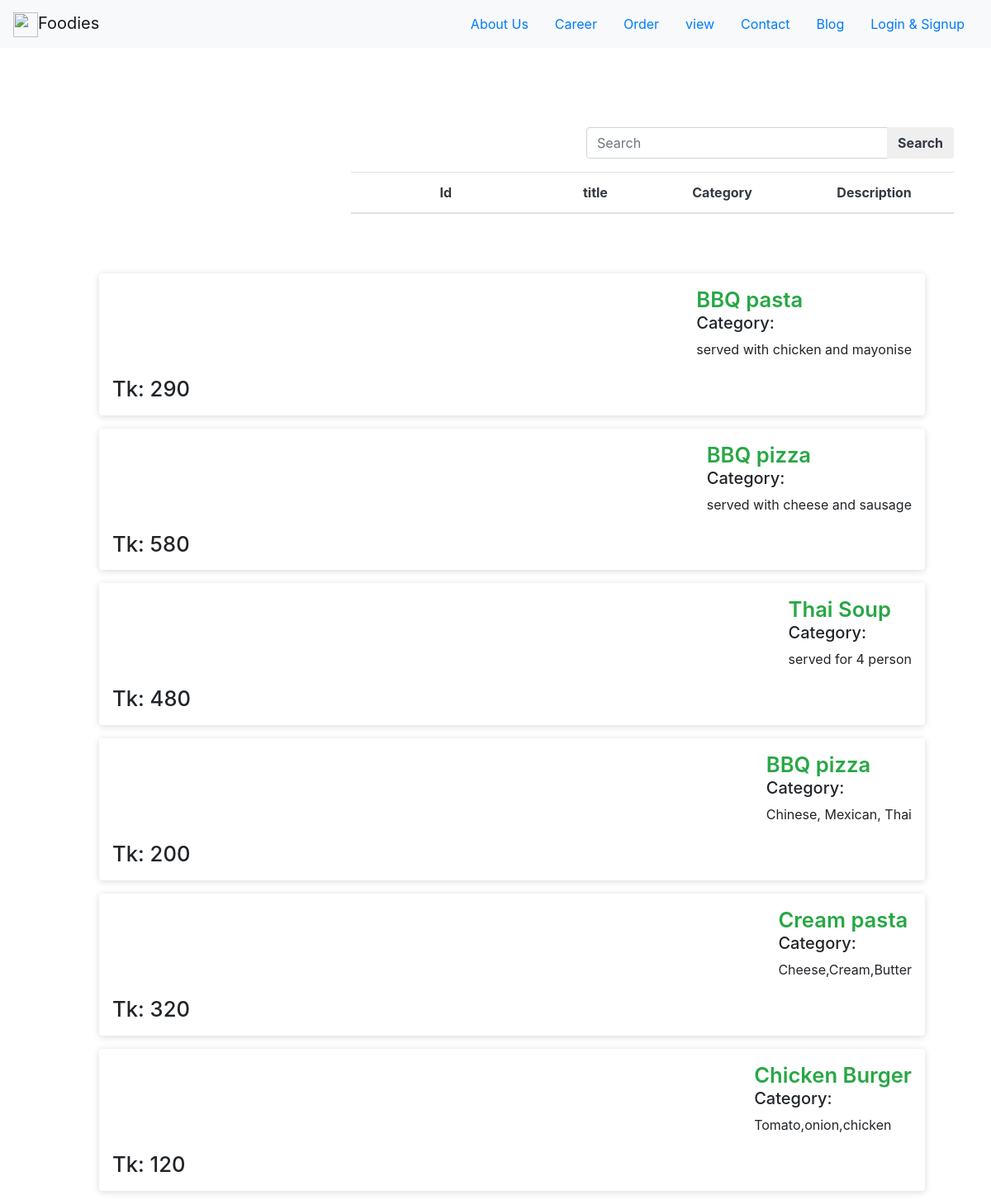
The page /view.php on the database its author committed.
### tables this page shows
CREATE TABLE `menu` (
  `id` int NOT NULL,
  `title` varchar(255) NOT NULL,
  `image` varchar(255) NOT NULL,
  `restaurent` varchar(255) NOT NULL,
  `description` varchar(255) NOT NULL,
  `price` int NOT NULL
);

### view.php (the view, shortened to what this page needs)
<?php include_once("connection.php");   ?>
<!DOCTYPE html>
<html lang="en">
<head>
<link rel="stylesheet" href="https://cdn.jsdelivr.net/npm/bootstrap@4.1.3/dist/css/bootstrap.min.css">
</head>
<body>
<div>
	<nav class="navbar sticky-top navbar-light bg-light">
		<a class="navbar-brand" href="home.htm">
		<img src="img/title.jpg" style= "width:30px; height:30px;" class="title_img" alt="">Foodies
		</a>
		<ul class="nav justify-content-end">
		<li class="nav-item">
		<a class="nav-link" href="home.htm">About Us</a>
		</li>
		<li class="nav-item">
		<a class="nav-link" href="career.php">Career</a>
		</li>
		<li class="nav-item">
		<a class="nav-link" href="order.php">Order</a>
		</li>
        <li class="nav-item">
		<a class="nav-link" href="View.php">view</a>
		</li>
		<li class="nav-item">
		<a class="nav-link" href="contact.php">Contact</a>
		</li>
        <li class="nav-item">
        <a class="nav-link" href="blog.php">Blog</a>
        </li>
		<li class="nav-item">
		<a class="nav-link" href="#">Login &amp; Signup</a>
		</li>
		</ul>
	</nav>
    </div>
<br><br>
<div class="container"><br><br>
<div class="row">
    <div class="col-lg-7"></div>
    <div class="col-lg-5">
    <form method="GET">
        <div class="input-group mb-3">
           <input type="text" name="search" class="form-control"value="<?php if(isset($_GET['search'])){ echo $_GET['search']; } ?>" placeholder="Search" required>
            <div class="input-group-append">
            <button type="submit" name="sear" class=" btn  text-dark font-weight-bold">
                Search
            </button>
         </div>
    </div>
    </form>
    </div>
</div>
<div class="row">
<div class="col-lg-4"></div>
    <div class="col-lg-8">
    <table class="table bg-white" style="width:100%">
    <thead class=" text-dark font-weight-bold text-center">
        <tr>
            <th class="font-weight-bold text-dark" style="width:10%"> Id</th>
            <th class="font-weight-bold text-dark"style="width:5%">title</th>
            <th class="font-weight-bold text-dark"style="width:5%">Category</th>
            <th class="font-weight-bold text-dark"style="width:5%">Description</th>
    </thead>
</table>
    </div>
</div>
</div>
<div class="dish-category-section" data-testid="menu-category-section">
    <div class="dish-category-section__inner-wrapper section-container" id="menu__category">
        <ul class="dish-list">
        <?php
            $menu_query ="SELECT * fROM menu";
            $query_run=mysqli_query($link,$menu_query);
while($menu=mysqli_fetch_assoc($query_run)){
        ?>
        <li class="dish-card" data-testid="menu-product">
            <div class="item-react-root">
            <div class="dish-info-container  with-image" aria-hidden="true">
            <picture data-testid="menu-product-image">
            </picture>
            <div class="dish-info">
                <h3 class="dish-name text-success"><span data-testid="menu-product-name"><?php echo $menu['title'];?></span></h3>
                <h5 class="dish-category-title" data-testid="menu-category-section-title">Category: <?php echo $menu['category'];?></h5>
                <p data-testid="menu-product-description" class="dish-description"><?php echo $menu['description'];?></p>
            </div>
            </div>
        <section class="action-bar">
            <div class="action-bar-content">
            <div class="price-tags-container" aria-hidden="true">
            <span class="price" data-testid="menu-product-price">Tk: <?php echo $menu['price'];?></span>
            </div></div></section></div>
        </li>
        <?php } ?>
        </ul></div></div>
</body>
</html>

### view.php (style rules this page uses)
* { box-sizing: border-box; }
.dish-category-section { margin-top: 16px; }
.dish-category-section__inner-wrapper { padding-top: 24px; padding-bottom: 24px; }
.section-container { padding-left: 80px; padding-right: 80px; }
.dish-category-title { text-transform: none; display: flex; flex-direction: row; align-items: center; }
.dish-list { list-style-type: none; display: flex; flex-wrap: wrap; justify-content: space-between; }
.dish-card { padding: 16px; display: flex; box-shadow: 0 0.1rem 0.5rem rgb(0 0 0 / 15%); cursor: pointer; border-radius: 4px; overflow: hidden; position: relative; width: 100%; margin-top: 16px; }
.item-react-root { width: 100%; display: flex; flex-direction: column; justify-content: space-between; }
.dish-info-container { display: flex; justify-content: space-between; align-items: flex-start; }
.dish-name { font-size: 1.6rem; font-weight: 600; margin: 0; line-height: 1.25; color: var(--colorNeutralPrimary); overflow: hidden; text-overflow: ellipsis; white-space: nowrap; }
.dish-card picture { flex: none; height: 88px; width: 88px; background-position: 50%; background-repeat: no-repeat; background-size: 55px 50px; position: relative; margin-bottom: -28px; margin-left: 16px; border-radius: 2px; overflow: hidden; }
.dish-card .action-bar { display: flex; justify-content: space-between; align-items: center; flex: 0 0 auto; white-space: nowrap; margin-top: 4px; }
.price-tags-container { display: flex; align-items: center; justify-content: flex-start; }
.dish-card .action-bar .price { font-size: 1.6rem; font-weight: 500; line-height: 1.25; margin: 0; color: var(--colorNeutralPrimary); text-align: right; }

### rows shown on the page
menu: title "BBQ pasta", description "served with chicken and mayonise", price "290"
menu: title "BBQ pizza", description "served with cheese and sausage", price "580"
menu: title "Thai Soup", description "served for 4 person", price "480"
menu: title "BBQ pizza", description "Chinese, Mexican, Thai", price "200"
menu: title "Cream pasta", description "Cheese,Cream,Butter", price "320"
menu: title "Chicken Burger", description "Tomato,onion,chicken", price "120"
